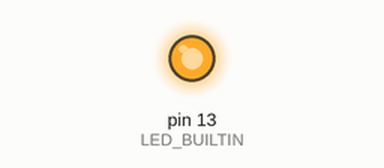
Bench run of a sketch on a simulated Arduino Uno, built with avr-gcc and run on an emulated ATmega328P. Shown: output pins drawn as LEDs (lit = HIGH).

Above: at 0.5 s.
At 5.0 s:
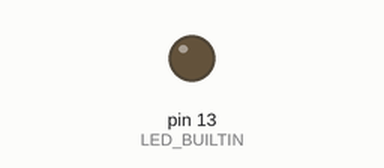
Timing chart, 0 to 6.9 s (numbered marks = the images above):
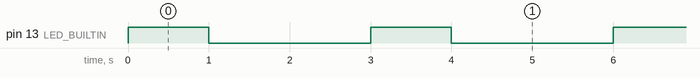

The sketch:

power_test.ino
```cpp
// the setup function runs once when you press reset or power the board
void setup() {
  // initialize digital pin LED_BUILTIN as an output.
  pinMode(LED_BUILTIN, OUTPUT);
  pinMode(13, OUTPUT);
  Serial.println("setup");
}

// the loop function runs over and over again forever
void loop() {
  digitalWrite(LED_BUILTIN, HIGH);   // turn the LED on (HIGH is the voltage level)
  digitalWrite(13, HIGH);

  Serial.println("on");
  delay(1000);                       // wait for a second
  digitalWrite(LED_BUILTIN, LOW);    // turn the LED off by making the voltage LOW
  digitalWrite(13,LOW);

  Serial.println("off");
  delay(2000);                       // wait for a second

}
```

Measured:
- by itself, pin 13 (LED_BUILTIN): alternates HIGH for 1.0 s and LOW for 2.0 s
